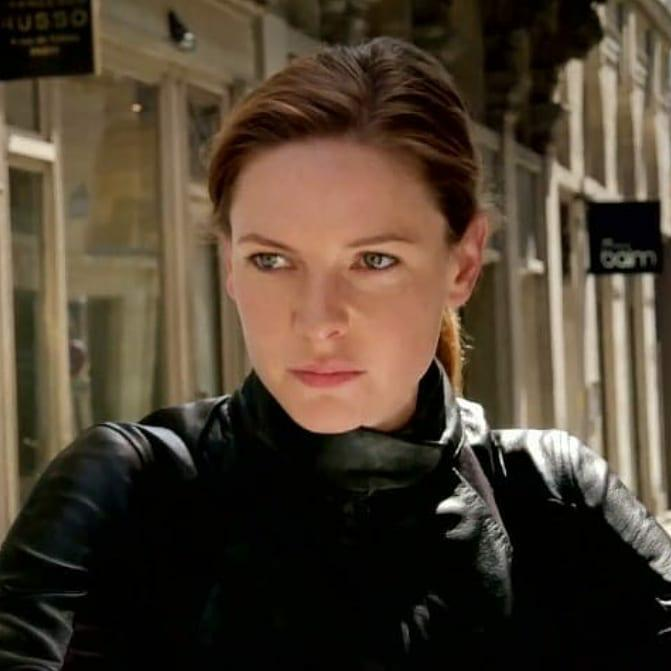
#> input picture rebecca.jpg, 671 x 671 px
$ python 2_writeImage.py
#> lines starting #> are read from the running program, lines starting #| are printed output that depends on the picture
import cv2

img = cv2.imread('rebecca.jpg',0)
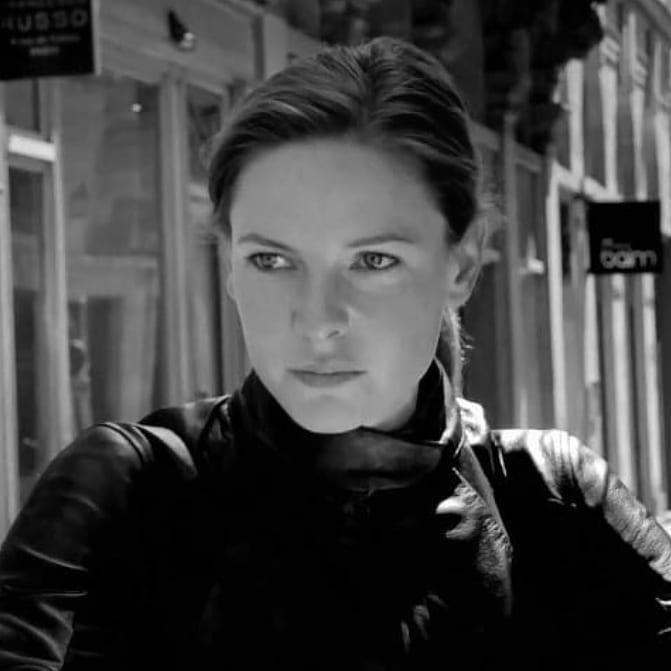
#> img: shape (671, 671); min 0, max 255, mean 66.7
cv2.imshow('image', img)
cv2.waitKey(0)
cv2.imwrite('rebecca_copy.png',img)
cv2.destroyAllWindows()

$ run again, with apple.jpg copied over rebecca.jpg
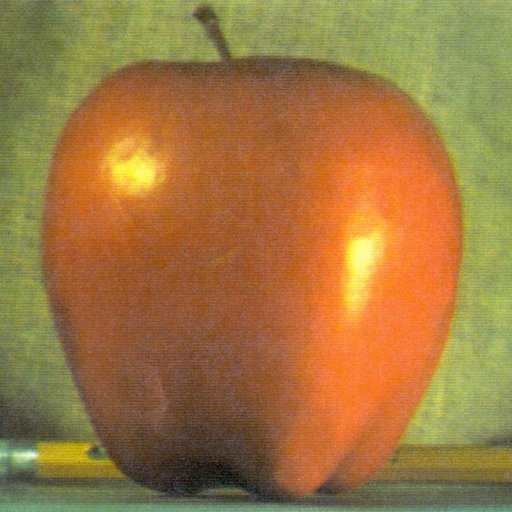
#> input picture apple.jpg, 512 x 512 px
#> `img = cv2.imread('rebecca.jpg',0)`:
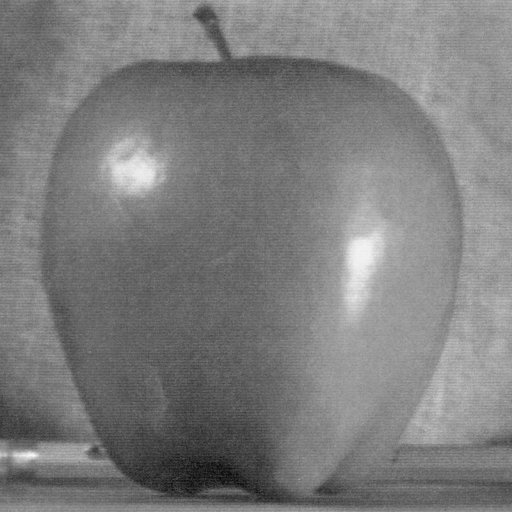
#> img: shape (512, 512); min 7, max 250, mean 125.2

$ run again, with gokyo_lake_solukhumbu.jpg copied over rebecca.jpg
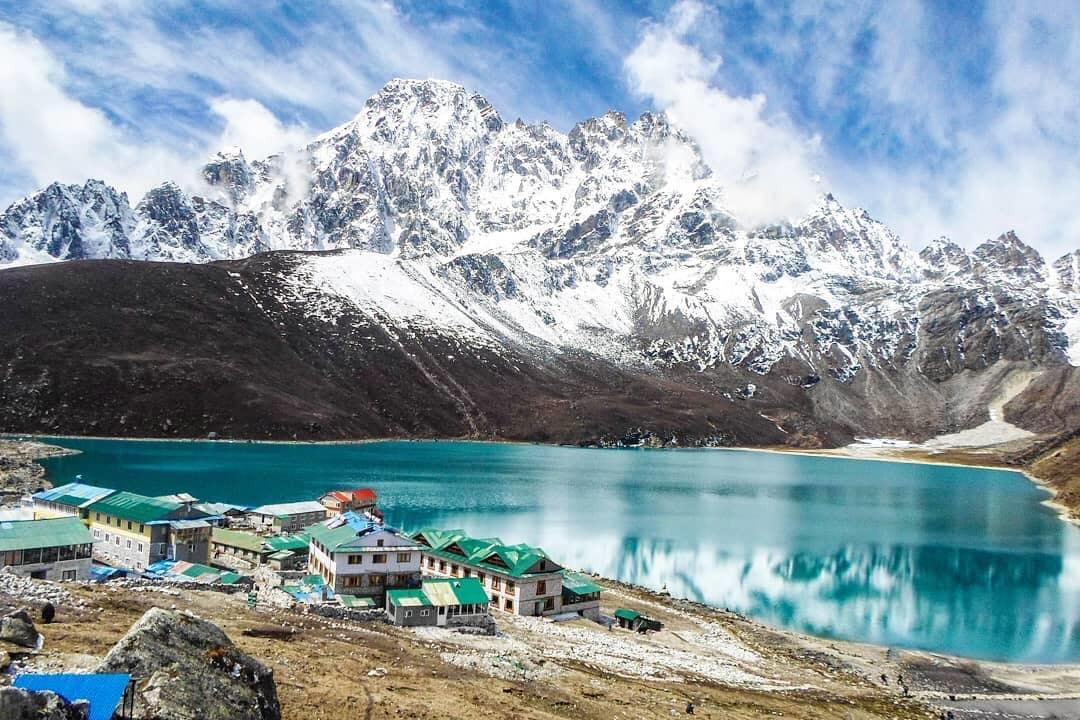
#> input picture gokyo_lake_solukhumbu.jpg, 1080 x 720 px
#> `img = cv2.imread('rebecca.jpg',0)`:
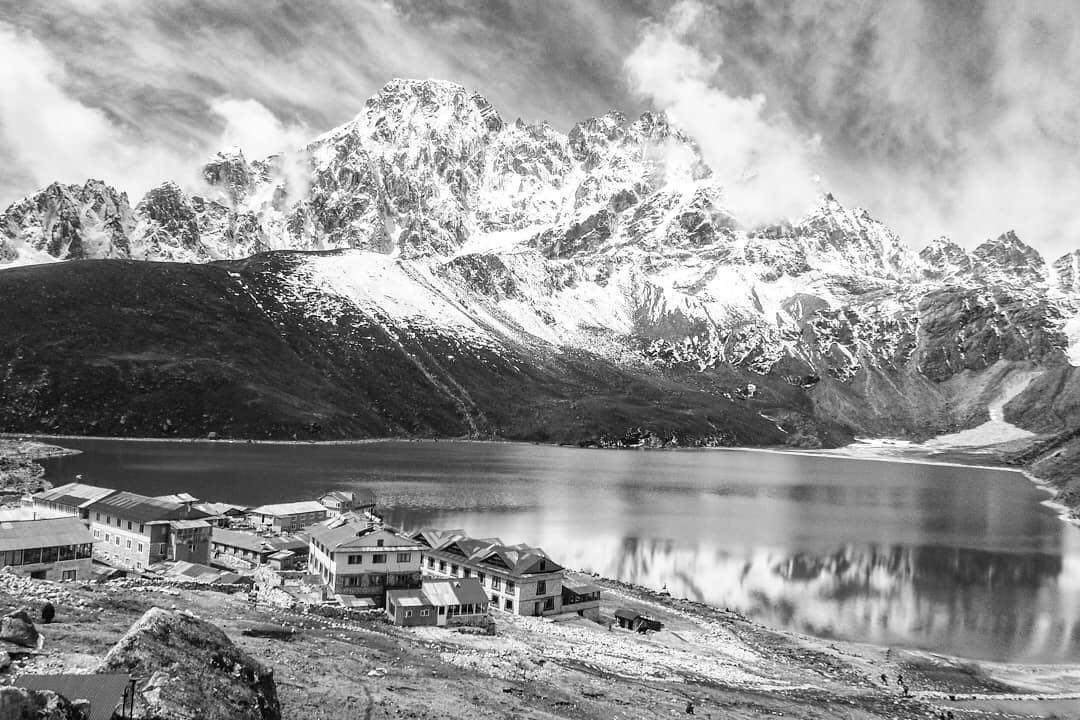
#> img: shape (720, 1080); min 0, max 255, mean 149.5

$ run again, with orange.jpg copied over rebecca.jpg
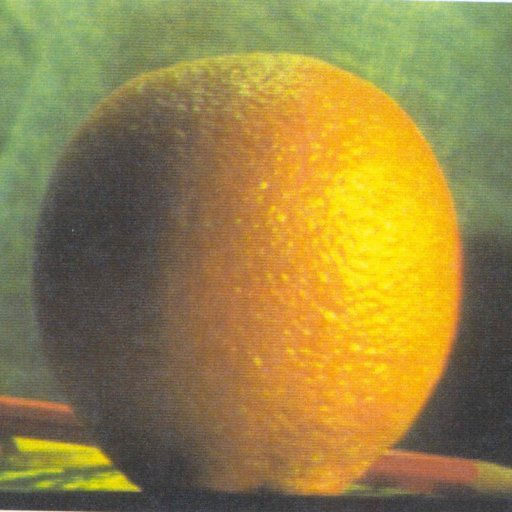
#> input picture orange.jpg, 512 x 512 px
#> `img = cv2.imread('rebecca.jpg',0)`:
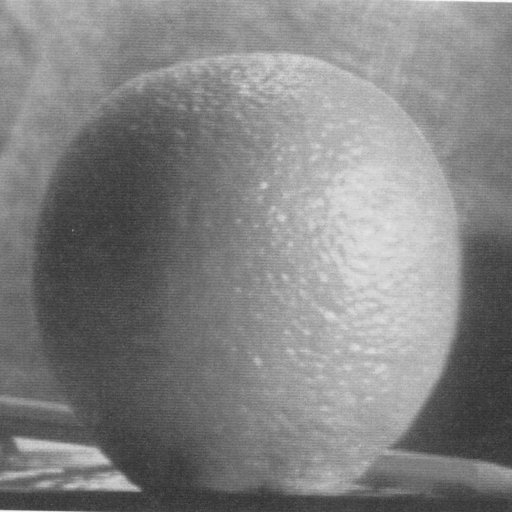
#> img: shape (512, 512); min 44, max 253, mean 130.2
